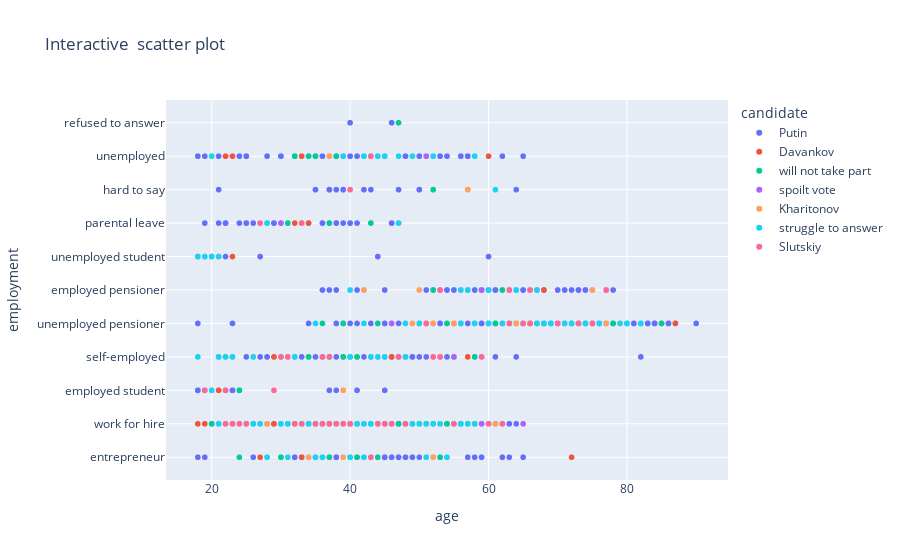

The code cell stored with this chart in its notebook:
### Code cell
fig=px.scatter(df,x="age",y="employment",color="candidate",hover_data=["will_vote","sex"],title="Interactive  scatter plot")
fig.show()

### Figure 1 — Plotly figure (JSON) as saved in the notebook; plotly's stock layout.template omitted (floating-point values rounded to 4 significant figures; data arrays with more than 128 entries replaced by an {"elided": "..."} marker saying what was removed)
{"data": [{"customdata": {"elided": "1128x2 str values"}, "hovertemplate": "candidate=Putin<br>age=%{x}<br>employment=%{y}<br>will_vote=%{customdata[0]}<br>sex=%{customdata[1]}<extra></extra>", "legendgroup": "Putin", "marker": {"color": "#636efa", "symbol": "circle"}, "mode": "markers", "name": "Putin", "showlegend": true, "type": "scattergl", "x": {"elided": "1128 int values"}, "xaxis": "x", "y": {"elided": "1128 str values"}, "yaxis": "y"}, {"customdata": {"elided": "67x2 str values"}, "hovertemplate": "candidate=Davankov<br>age=%{x}<br>employment=%{y}<br>will_vote=%{customdata[0]}<br>sex=%{customdata[1]}<extra></extra>", "legendgroup": "Davankov", "marker": {"color": "#EF553B", "symbol": "circle"}, "mode": "markers", "name": "Davankov", "showlegend": true, "type": "scattergl", "x": [22, 23, 33, 23, 26, 26, 27, 37, 46, 29, 30, 37, 35, 27, 72, 39, 39, 52, 74, 87, 18, 22, 30, 32, 33, 32, 29, 31, 38, 39, 42, 22, 19, 21, 22, 26, 28, 33, 25, 46, 51, 36, 29, 55, 57, 34, 52, 52, 60, 60, 43, 37, 63, 32, 38, 18, 33, 46, 47, 44, 63, 63, 68, 23, 32, 57, 52], "xaxis": "x", "y": ["unemployed", "unemployed", "entrepreneur", "unemployed student", "work for hire", "work for hire", "work for hire", "entrepreneur", "work for hire", "work for hire", "work for hire", "self-employed", "work for hire", "entrepreneur", "entrepreneur", "work for hire", "self-employed", "unemployed", "unemployed pensioner", "unemployed pensioner", "work for hire", "employed student", "entrepreneur", "work for hire", "work for hire", "work for hire", "work for hire", "work for hire", "work for hire", "work for hire", "entrepreneur", "employed student", "work for hire", "employed student", "self-employed", "work for hire", "work for hire", "work for hire", "work for hire", "work for hire", "work for hire", "work for hire", "self-employed", "unemployed pensioner", "self-employed", "parental leave", "unemployed pensioner", "work for hire", "unemployed", "unemployed pensioner", "unemployed", "work for hire", "employed pensioner", "work for hire", "work for hire", "unemployed student", "unemployed", "self-employed", "self-employed", "work for hire", "unemployed pensioner", "unemployed pensioner", "employed pensioner", "work for hire", "parental leave", "hard to say", "work for hire"], "yaxis": "y"}, {"customdata": {"elided": "96x2 str values"}, "hovertemplate": "candidate=will not take part<br>age=%{x}<br>employment=%{y}<br>will_vote=%{customdata[0]}<br>sex=%{customdata[1]}<extra></extra>", "legendgroup": "will not take part", "marker": {"color": "#00cc96", "symbol": "circle"}, "mode": "markers", "name": "will not take part", "showlegend": true, "type": "scattergl", "x": [43, 45, 44, 37, 21, 24, 45, 30, 41, 66, 44, 44, 47, 54, 30, 37, 37, 37, 19, 20, 24, 34, 34, 31, 25, 30, 35, 45, 68, 23, 20, 24, 39, 30, 41, 66, 43, 50, 32, 43, 26, 26, 51, 33, 51, 62, 52, 28, 37, 37, 55, 37, 38, 38, 56, 31, 38, 56, 39, 57, 39, 40, 58, 51, 41, 77, 61, 64, 64, 39, 66, 85, 52, 78, 61, 80, 54, 53, 19, 38, 47, 49, 50, 36, 38, 58, 35, 44, 52, 35, 44, 36, 54, 38, 50, 61], "xaxis": "x", "y": ["entrepreneur", "unemployed", "work for hire", "entrepreneur", "self-employed", "entrepreneur", "work for hire", "work for hire", "entrepreneur", "unemployed pensioner", "entrepreneur", "unemployed", "work for hire", "work for hire", "entrepreneur", "self-employed", "work for hire", "parental leave", "employed student", "unemployed", "work for hire", "unemployed", "self-employed", "work for hire", "work for hire", "work for hire", "work for hire", "work for hire", "unemployed pensioner", "work for hire", "work for hire", "employed student", "work for hire", "self-employed", "work for hire", "unemployed pensioner", "unemployed", "work for hire", "unemployed", "parental leave", "work for hire", "self-employed", "work for hire", "work for hire", "work for hire", "employed pensioner", "work for hire", "parental leave", "work for hire", "work for hire", "work for hire", "work for hire", "unemployed", "work for hire", "employed pensioner", "parental leave", "work for hire", "work for hire", "self-employed", "work for hire", "unemployed pensioner", "work for hire", "self-employed", "work for hire", "self-employed", "unemployed pensioner", "unemployed pensioner", "unemployed pensioner", "employed pensioner", "self-employed", "employed pensioner", "unemployed pensioner", "employed pensioner", "unemployed pensioner", "work for hire", "unemployed pensioner", "unemployed pensioner", "entrepreneur", "employed student", "work for hire", "refused to answer", "work for hire", "unemployed pensioner", "work for hire", "work for hire", "unemployed pensioner", "unemployed", "unemployed pensioner", "hard to say", "work for hire", "unemployed", "unemployed pensioner", "unemployed pensioner", "unemployed", "work for hire", "unemployed pensioner"], "yaxis": "y"}, {"customdata": [["definitely yes", "female"], ["definitely yes", "female"], ["likely yes", "male"], ["likely yes", "male"], ["definitely yes", "male"], ["definitely yes", "female"], ["definitely yes", "female"], ["definitely yes", "male"], ["definitely yes", "female"], ["likely yes", "male"], ["definitely yes", "female"], ["definitely yes", "male"], ["likely yes", "female"], ["definitely yes", "female"], ["likely yes", "male"], ["definitely yes", "male"], ["not sure", "female"], ["definitely yes", "female"], ["likely yes", "male"], ["likely yes", "female"], ["definitely yes", "female"], ["definitely yes", "female"], ["not sure", "male"], ["likely no", "female"], ["likely yes", "female"], ["definitely yes", "male"], ["definitely yes", "male"]], "hovertemplate": "candidate=spoilt vote<br>age=%{x}<br>employment=%{y}<br>will_vote=%{customdata[0]}<br>sex=%{customdata[1]}<extra></extra>", "legendgroup": "spoilt vote", "marker": {"color": "#ab63fa", "symbol": "circle"}, "mode": "markers", "name": "spoilt vote", "showlegend": true, "type": "scattergl", "x": [44, 55, 75, 59, 32, 27, 35, 32, 25, 36, 30, 39, 75, 59, 66, 79, 42, 24, 51, 53, 31, 56, 60, 62, 46, 52, 65], "xaxis": "x", "y": ["work for hire", "self-employed", "employed pensioner", "work for hire", "self-employed", "work for hire", "work for hire", "self-employed", "work for hire", "entrepreneur", "parental leave", "entrepreneur", "unemployed pensioner", "employed pensioner", "unemployed pensioner", "unemployed pensioner", "unemployed", "work for hire", "unemployed", "employed pensioner", "work for hire", "employed pensioner", "unemployed pensioner", "unemployed pensioner", "unemployed pensioner", "work for hire", "work for hire"], "yaxis": "y"}, {"customdata": [["definitely yes", "female"], ["definitely yes", "male"], ["not sure", "male"], ["likely no", "male"], ["definitely yes", "male"], ["likely yes", "male"], ["definitely yes", "female"], ["definitely yes", "male"], ["definitely yes", "male"], ["likely yes", "male"], ["struggle to answer", "male"], ["definitely yes", "male"], ["definitely yes", "female"], ["likely yes", "female"], ["definitely yes", "female"], ["definitely no", "female"], ["definitely no", "male"], ["definitely yes", "female"], ["likely yes", "male"], ["likely yes", "male"], ["not sure", "female"], ["definitely yes", "female"], ["definitely no", "male"], ["definitely yes", "female"], ["not sure", "female"], ["definitely yes", "male"], ["definitely yes", "male"], ["definitely yes", "male"], ["not sure", "female"], ["likely no", "male"], ["not sure", "female"], ["definitely yes", "female"], ["definitely yes", "female"], ["likely yes", "male"], ["definitely yes", "male"], ["definitely yes", "female"], ["not sure", "male"], ["likely yes", "female"], ["likely yes", "female"], ["likely yes", "male"], ["likely yes", "male"], ["definitely no", "male"], ["definitely yes", "male"], ["definitely yes", "female"], ["definitely yes", "male"], ["not sure", "male"], ["not sure", "male"], ["definitely yes", "male"], ["likely no", "female"], ["not sure", "male"], ["definitely yes", "female"], ["definitely yes", "female"], ["definitely yes", "female"], ["definitely yes", "male"], ["definitely yes", "female"], ["definitely yes", "male"], ["not sure", "male"], ["definitely yes", "female"], ["definitely yes", "male"], ["definitely yes", "male"], ["definitely yes", "female"], ["definitely yes", "male"], ["struggle to answer", "male"]], "hovertemplate": "candidate=Kharitonov<br>age=%{x}<br>employment=%{y}<br>will_vote=%{customdata[0]}<br>sex=%{customdata[1]}<extra></extra>", "legendgroup": "Kharitonov", "marker": {"color": "#FFA15A", "symbol": "circle"}, "mode": "markers", "name": "Kharitonov", "showlegend": true, "type": "scattergl", "x": [35, 77, 19, 19, 25, 26, 39, 40, 58, 28, 30, 71, 34, 40, 39, 49, 43, 32, 26, 52, 52, 63, 64, 53, 71, 36, 36, 37, 55, 50, 58, 70, 77, 72, 61, 79, 62, 65, 65, 48, 42, 50, 62, 74, 76, 76, 49, 48, 18, 35, 55, 56, 67, 39, 74, 75, 64, 64, 82, 37, 57, 39, 50], "xaxis": "x", "y": ["work for hire", "unemployed pensioner", "unemployed student", "unemployed student", "work for hire", "self-employed", "unemployed", "work for hire", "work for hire", "work for hire", "self-employed", "unemployed pensioner", "entrepreneur", "work for hire", "employed student", "work for hire", "self-employed", "work for hire", "work for hire", "unemployed pensioner", "entrepreneur", "unemployed pensioner", "unemployed pensioner", "work for hire", "unemployed pensioner", "work for hire", "work for hire", "unemployed", "work for hire", "employed pensioner", "unemployed pensioner", "unemployed pensioner", "unemployed pensioner", "unemployed pensioner", "work for hire", "unemployed pensioner", "unemployed pensioner", "unemployed pensioner", "unemployed pensioner", "unemployed pensioner", "employed pensioner", "work for hire", "unemployed pensioner", "unemployed pensioner", "unemployed pensioner", "unemployed pensioner", "unemployed pensioner", "work for hire", "unemployed student", "work for hire", "unemployed pensioner", "employed pensioner", "unemployed pensioner", "entrepreneur", "unemployed pensioner", "employed pensioner", "unemployed pensioner", "unemployed pensioner", "unemployed pensioner", "work for hire", "hard to say", "work for hire", "work for hire"], "yaxis": "y"}, {"customdata": {"elided": "164x2 str values"}, "hovertemplate": "candidate=struggle to answer<br>age=%{x}<br>employment=%{y}<br>will_vote=%{customdata[0]}<br>sex=%{customdata[1]}<extra></extra>", "legendgroup": "struggle to answer", "marker": {"color": "#19d3f3", "symbol": "circle"}, "mode": "markers", "name": "struggle to answer", "showlegend": true, "type": "scattergl", "x": {"elided": "164 int values"}, "xaxis": "x", "y": {"elided": "164 str values"}, "yaxis": "y"}, {"customdata": [["not sure", "male"], ["likely yes", "female"], ["likely yes", "male"], ["definitely yes", "female"], ["definitely yes", "male"], ["definitely yes", "male"], ["likely yes", "male"], ["likely yes", "male"], ["likely yes", "female"], ["not sure", "female"], ["not sure", "male"], ["definitely yes", "male"], ["likely no", "male"], ["definitely yes", "male"], ["definitely yes", "female"], ["definitely yes", "female"], ["definitely yes", "female"], ["definitely no", "female"], ["definitely yes", "male"], ["definitely yes", "female"], ["not sure", "female"], ["definitely yes", "male"], ["definitely yes", "female"], ["definitely yes", "male"], ["likely yes", "male"], ["definitely yes", "male"], ["definitely yes", "female"], ["definitely yes", "female"], ["definitely yes", "male"], ["definitely yes", "male"], ["not sure", "female"], ["definitely yes", "male"], ["definitely yes", "male"], ["not sure", "male"], ["definitely yes", "female"], ["likely yes", "male"], ["definitely yes", "male"], ["definitely yes", "male"], ["not sure", "male"], ["definitely yes", "female"], ["likely yes", "female"], ["likely yes", "male"], ["definitely yes", "female"], ["not sure", "female"], ["definitely yes", "female"], ["definitely yes", "female"], ["likely yes", "female"], ["not sure", "male"], ["not sure", "male"], ["definitely yes", "female"], ["definitely yes", "female"], ["likely yes", "female"], ["definitely yes", "male"], ["definitely yes", "male"], ["definitely yes", "male"]], "hovertemplate": "candidate=Slutskiy<br>age=%{x}<br>employment=%{y}<br>will_vote=%{customdata[0]}<br>sex=%{customdata[1]}<extra></extra>", "legendgroup": "Slutskiy", "marker": {"color": "#FF6692", "symbol": "circle"}, "mode": "markers", "name": "Slutskiy", "showlegend": true, "type": "scattergl", "x": [19, 27, 36, 36, 37, 32, 63, 44, 70, 77, 33, 30, 25, 39, 24, 22, 29, 53, 37, 31, 43, 62, 44, 52, 53, 46, 35, 47, 37, 66, 55, 31, 75, 40, 40, 59, 70, 60, 45, 63, 52, 23, 32, 33, 44, 51, 73, 40, 65, 65, 48, 66, 43, 38, 22], "xaxis": "x", "y": ["employed student", "parental leave", "work for hire", "self-employed", "work for hire", "work for hire", "employed pensioner", "work for hire", "unemployed pensioner", "employed pensioner", "work for hire", "self-employed", "work for hire", "work for hire", "work for hire", "employed student", "employed student", "self-employed", "self-employed", "self-employed", "entrepreneur", "work for hire", "work for hire", "self-employed", "employed pensioner", "work for hire", "work for hire", "self-employed", "work for hire", "employed pensioner", "work for hire", "self-employed", "unemployed pensioner", "work for hire", "work for hire", "self-employed", "unemployed pensioner", "work for hire", "work for hire", "unemployed pensioner", "self-employed", "work for hire", "work for hire", "parental leave", "work for hire", "unemployed pensioner", "unemployed pensioner", "hard to say", "unemployed pensioner", "unemployed pensioner", "work for hire", "unemployed pensioner", "unemployed", "work for hire", "work for hire"], "yaxis": "y"}], "layout": {"legend": {"title": {"text": "candidate"}, "tracegroupgap": 0}, "title": {"text": "Interactive  scatter plot"}, "xaxis": {"anchor": "y", "domain": [0, 1], "title": {"text": "age"}}, "yaxis": {"anchor": "x", "domain": [0, 1], "title": {"text": "employment"}}}}
